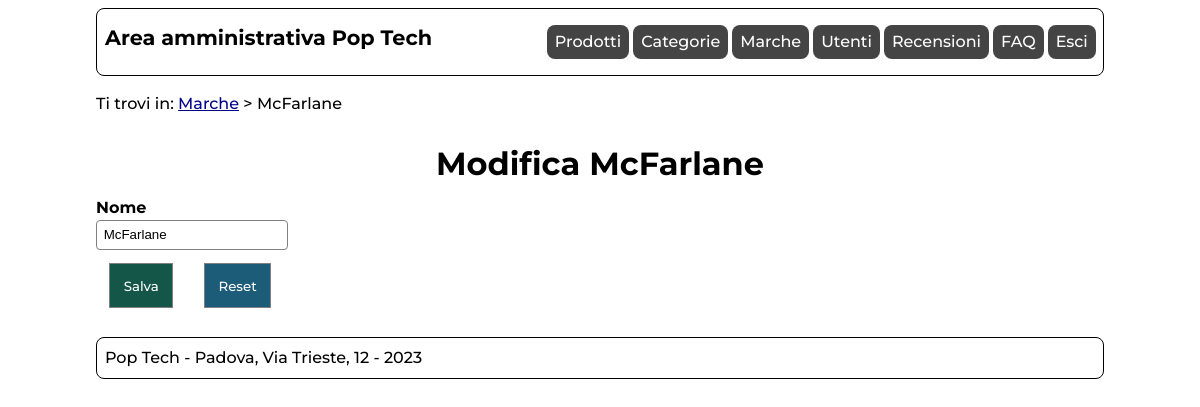
The app's page /admin/marca.php?id=3 (signed in), older data.
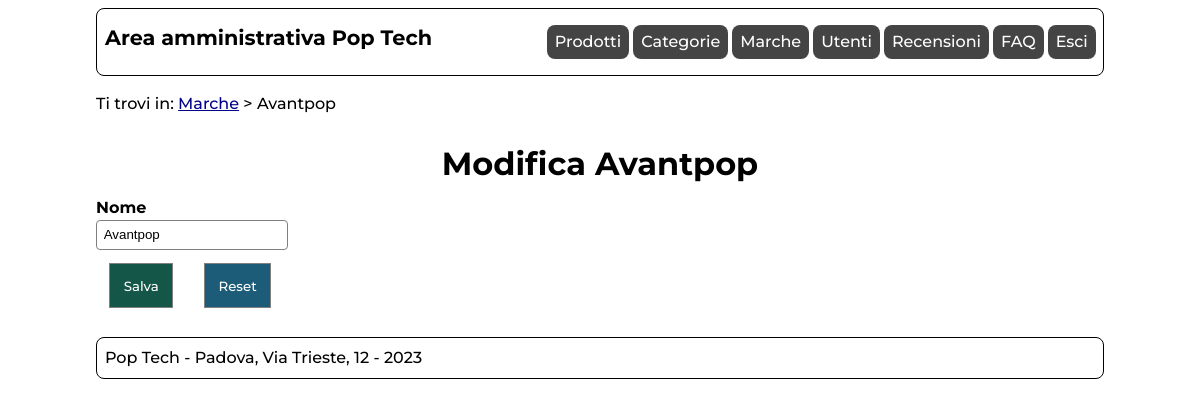
The same page, newer data.
### tables this page shows
CREATE TABLE `marca` (
  `ID` int(11) UNSIGNED NOT NULL,
  `nome` varchar(100) NOT NULL
);

### includes/connection.php (called while the page is built, shortened)
<?php
class DBAccess{
    private $connection;
    public function open_connection(){
        $this->connection = mysqli_connect(DBAccess::HOST_DB, DBAccess::USERNAME, DBAccess::PASSWORD, DBAccess::DATABASE_NAME);
        if(mysqli_connect_errno()) {
            echo "Errore di connessione al database: " . mysqli_connect_error();
            return false;
        }
        else{
            return true;
        }
    }
    public function exec_select_query($query){
        $res = mysqli_query($this->connection, $query) or die("Errore DB: ".mysqli_error($this->connection));
        if(mysqli_num_rows($res)==0){
            return array();
        }else{
            $resArray = array();
            while($row = mysqli_fetch_assoc($res)){
                array_push($resArray,$row);
            }
            return $resArray;
        }
    }
}
?>

### admin/marca.php (the view, shortened to what this page needs)
<?php
    require_once "../includes/connection.php";
    require_once "../includes/utilities.php";
    $template = file_get_contents('layouts/layout.html');
    $form     = file_get_contents('layouts/marca.html');
    $pageID = 'marca';
    $title = "Pop Tech";
    $breadcrumbs = '<p>Ti trovi in: <a href="marche.php">Marche</a> &gt; Nuova Marca</p>';
    if(!isLoggedIn(true)){
        $content = getAdminLoggedOutError();
    }else{
        $content = "<h1>Nuova Marca</h1>";
        $id   = '';
        $nome = '';
        $errorsStr = '';
        $connection = new DBAccess();
        if($connection->open_connection()){
            if(isset($_POST['submit'])){
                $errors = [];
                $query = "";
                $action = "inserita";
                $nome = sanitize($_POST['nome'],"");
                if(strlen($nome)<=1){
                    array_push($errors,'<p class="message errorMsg">Inserire un nome con almeno due caratteri.</p>');
                }
                if(count($errors)==0){
                    if(isset($_POST['id']) && intval($_POST['id'])!=0){
                        $id   = intval(sanitize($_POST['id'],""));
                        $query = "UPDATE marca SET nome='$nome' WHERE id=$id";
                        $action = "modificata";
                    }else{
                        $id = '';
                        $query = "INSERT INTO marca(nome) VALUES ('$nome')";
                    }
                    $queryOK = $connection->exec_alter_query($query);
                    if($queryOK){
                        $content .= '<p class="message successMsg" role="status">Marca '.$action.' con successo</p>';
                    }else{
                        $content .= '<p class="message errorMsg" role="alert" role="status">Errore durante l\'inserimento. Contatta il supporto tecnico.</p>';
                    }
                }else{
                    $errorsStr = '<ul>';
                    foreach($errors as $error){
                        $errorsStr .= '<li>'.$error.'</li>';
                    }
                    $errorsStr .= '<ul>';
                    $form = str_replace('{{id}}',$id,$form);
                    $form = str_replace('{{nome}}',$nome,$form);
                    $form = str_replace('{{errors}}',$errorsStr,$form);
                    $content .= $form;
                }
            }else{
                if(isset($_GET['id']) && intval($_GET['id'])!=0){
                    $id = intval(sanitize($_GET['id'],""));
                    $brands = $connection->exec_select_query('SELECT * FROM marca WHERE id='.$id.';');
                    if(isset($brands[0])){
                        $brand = $brands[0];
                        $content = "<h1>Modifica ".parse_lang($brand['nome'])."</h1>";
                        $breadcrumbs = '<p>Ti trovi in: <a href="marche.php">Marche</a> > '.parse_lang($brand['nome']).'</p>';
                        $nome = $brand['nome'];
                    }else{
                        $content .= '<p class="message errorMsg" role="alert">Marca non trovata.</p>';
                    }
                }
                $form = str_replace('{{id}}',$id,$form);
                $form = str_replace('{{nome}}',$nome,$form);
                $form = str_replace('{{errors}}',$errorsStr,$form);
                $content .= $form;
            }
        }else{
            $content .= getDBConnectionError(true);
        }
    }
    $menu = get_admin_menu();
    $template = str_replace('{{menu}}',$menu,$template);
    $template = str_replace('{{onload}}','setAdminCategoriaMarcaChecks();addFieldsEvent();',$template);
    $template = str_replace('{{pageID}}',$pageID,$template);
    $template = str_replace('{{title}}',$title,$template);
    $template = str_replace('{{breadcrumbs}}',$breadcrumbs,$template);
    $template = str_replace('{{content}}',$content,$template);
    echo $template;
?>

Row changes from the older to the newer data that the page shows:
changed marca: nome "McFarlane" → "Avantpop"
